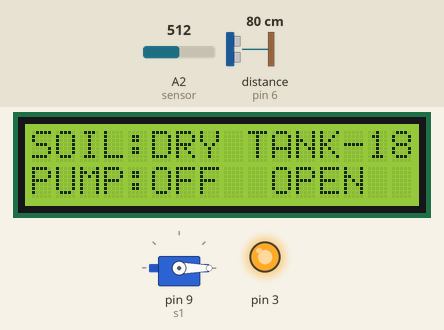
Simulated run of this sketch. Board: Arduino Uno, built with avr-gcc and run on an emulated ATmega328P. Shown: 16×2 character LCD, servo, output pins drawn as LEDs (lit = HIGH). Wiring (inferred from the names in the program): ultrasonic range finder: trigger pin 7; echo pin 6. The test bench sets the inputs (shaded band); at power-on: distance to the obstacle (sensor on pin 6) 80 cm, A2 (sensor) = 512. The echo pulse lasts 58.3 µs per cm; pins used as bus, display or sensor lines are not drawn; what the sketch prints to the serial monitor is not drawn.

Above: at 1.6 s.
1.7 s: distance to the obstacle (sensor on pin 6) set to 26 cm
At 4.5 s:
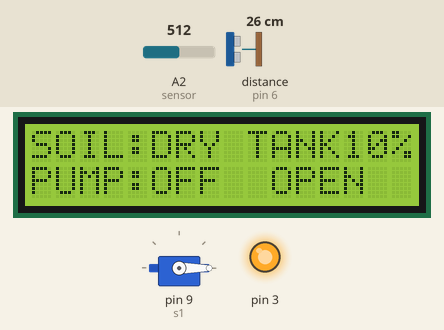
5.2 s: distance to the obstacle (sensor on pin 6) set to 22 cm
At 8.6 s:
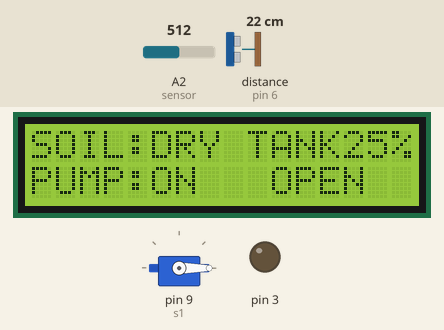
8.9 s: A2 (sensor) set to 374
12.1 s: A2 (sensor) set to 355
At 14.5 s:
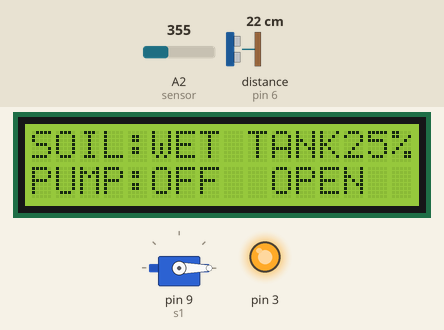
15.1 s: distance to the obstacle (sensor on pin 6) set to 8 cm
At 18.4 s:
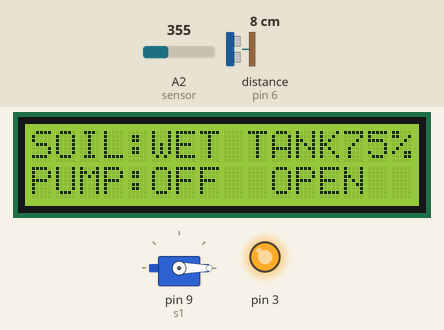
18.8 s: distance to the obstacle (sensor on pin 6) set to 5 cm
At 22.4 s:
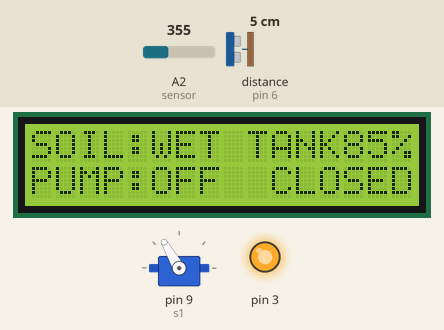
Timing chart, 0 to 23.5 s (numbered marks = the images above; inputs shaded):
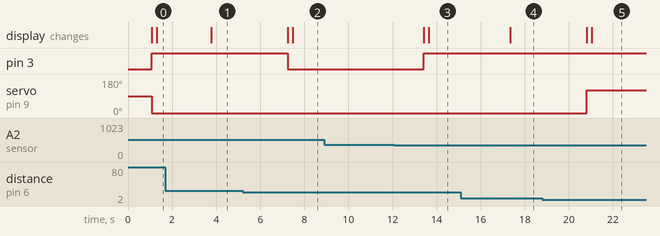

The sketch:

project_water_irrigation1.ino
```cpp
#include<HCSR04.h>
#include<LiquidCrystal_I2C.h>
LiquidCrystal_I2C lcd(0x27, 16, 2);       //SDA = A4, SCL = A5
#include<Servo.h>
Servo s1;

int water;
int relay=3;
long trig=7;
long echo=6;
long timeInMicro;
long distanceInCm;
long level;
#define sensor A2
#define wet 210
#define dry 510

void setup(){
  Serial.begin(9600);
  lcd.init();
  lcd.backlight();
  s1.attach(9);
  // s1.write(0);
  pinMode(3, OUTPUT);
  pinMode(trig, OUTPUT);
  pinMode(echo, INPUT);
}

void loop(){
  water=analogRead(sensor);
  int pre = map(water, wet, dry, 0, 100);
  digitalWrite(trig, LOW);
  delayMicroseconds(2);
  digitalWrite(trig, HIGH);
  delayMicroseconds(100);
  digitalWrite(trig, LOW);
  timeInMicro=pulseIn(echo, HIGH);
  distanceInCm=timeInMicro/29/2;
  Serial.println(distanceInCm);
  delay(1000);
  long level = map(28-distanceInCm, 0, 28, 0, 100 );
  if(level>=80){
    s1.write(120);
    lcd.setCursor(10, 1);
    lcd.print("CLOSED");
  }
  else if(level<80){
    s1.write(0);
    lcd.setCursor(10, 1);
    lcd.print("OPEN");

  }
  if(pre>50 && level>15){
    digitalWrite(3, LOW);
    lcd.setCursor(5, 1);
    lcd.print("ON ");
  }
  else {
    digitalWrite(3, HIGH);
    lcd.setCursor(5, 1);
    lcd.print("OFF");
  }
  delay(200);


  if(pre>50){
    lcd.setCursor(5, 0);
    lcd.print("DRY");
  }
  else if(pre<=50){
    lcd.setCursor(5, 0);
    lcd.print("WET");
  }
  lcd.setCursor(0, 0);
  lcd.print("SOIL:");
  lcd.setCursor(0, 1);
  lcd.print("PUMP:");

  lcd.setCursor(9, 0);
  lcd.print("TANK");
  lcd.setCursor(13, 0);
  lcd.print(level);
  lcd.print("%");
}
```

Measured:
- the behaviour switches between 25 and 24 cm on distance to the obstacle (sensor on pin 6) (found by bisection; images 1 and 2)
- the behaviour switches between 363 and 362 on A2 (sensor) (found by bisection; images 2 and 3)
- the behaviour switches between 7 and 6 cm on distance to the obstacle (sensor on pin 6) (found by bisection; images 4 and 5)
- after the input at 1.7 s, the display: changes after 2.1 s (image 1)
- after the input at 5.2 s, pin 3: HIGH → LOW after 2.0 s; the display: first changes after 2.1 s (image 2 shows a later state)
- after the input at 8.9 s, every drawn part: stays the same
- after the input at 12.1 s, pin 3: LOW → HIGH after 1.3 s; the display: first changes after 1.3 s (image 3 shows a later state)
- after the input at 15.1 s, the display: changes after 2.2 s (image 4)
- after the input at 18.8 s, servo on pin 9 (s1): 0° → 120° after 2.0 s; the display: first changes after 2.0 s (image 5 shows a later state)
